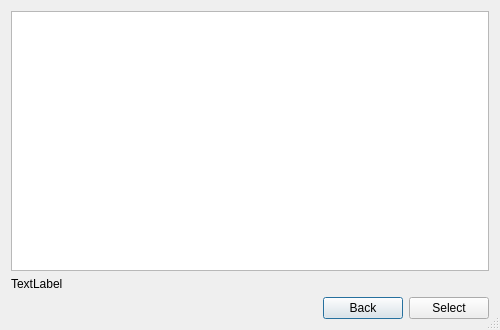
<ui version="4.0" >
 <class>CoverFromAmazonDialog</class>
 <widget class="QDialog" name="CoverFromAmazonDialog" >
  <property name="geometry" >
   <rect>
    <x>0</x>
    <y>0</y>
    <width>500</width>
    <height>330</height>
   </rect>
  </property>
  <property name="minimumSize" >
   <size>
    <width>500</width>
    <height>330</height>
   </size>
  </property>
  <property name="windowTitle" >
   <string>Select cover from amazon</string>
  </property>
  <property name="sizeGripEnabled" >
   <bool>true</bool>
  </property>
  <layout class="QGridLayout" >
   <item row="0" column="0" colspan="3" >
    <widget class="QListWidget" name="listWidget" >
     <property name="viewMode" >
      <enum>QListView::IconMode</enum>
     </property>
    </widget>
   </item>
   <item row="1" column="0" colspan="3" >
    <widget class="QLabel" name="label" >
     <property name="text" >
      <string>TextLabel</string>
     </property>
    </widget>
   </item>
   <item row="2" column="0" >
    <spacer>
     <property name="orientation" >
      <enum>Qt::Horizontal</enum>
     </property>
     <property name="sizeHint" >
      <size>
       <width>40</width>
       <height>20</height>
      </size>
     </property>
    </spacer>
   </item>
   <item row="2" column="1" >
    <widget class="QPushButton" name="pushButton_2" >
     <property name="text" >
      <string>Back</string>
     </property>
    </widget>
   </item>
   <item row="2" column="2" >
    <widget class="QPushButton" name="pushButton" >
     <property name="text" >
      <string>Select</string>
     </property>
    </widget>
   </item>
  </layout>
 </widget>
 <resources/>
 <connections/>
</ui>
